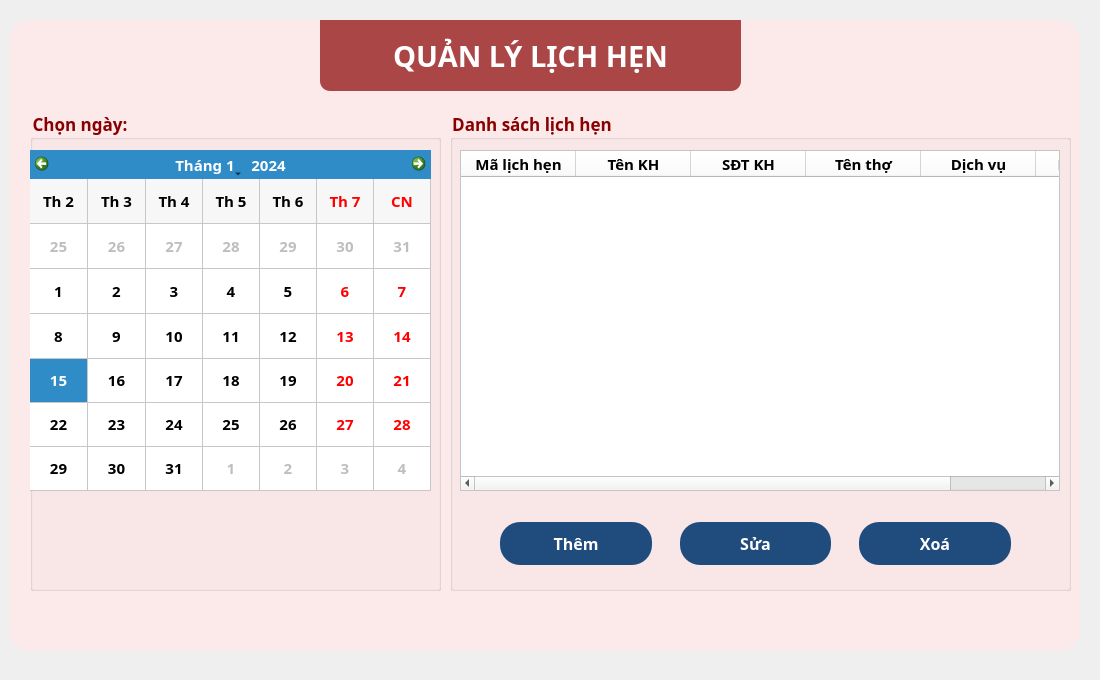
       <widget class="QWidget" name="lich_hen_page">
        <property name="styleSheet">
         <string notr="true">QPushButton{
	padding: 10 0 10 0;
	border-radius: 20;
	color: rgb(255, 255, 255);
	background-color: rgb(31, 76, 124);
}
QPushButton:hover{
	background-color: rgb(46, 123, 175);
}
QPushButton:pressed{
	background-color: rgb(10, 158, 69);
}</string>
        </property>
        <widget class="QLabel" name="label_51">
         <property name="geometry">
          <rect>
           <x>320</x>
           <y>20</y>
           <width>421</width>
           <height>71</height>
          </rect>
         </property>
         <property name="font">
          <font>
           <family>Noto Sans</family>
           <pointsize>22</pointsize>
           <weight>75</weight>
           <bold>true</bold>
          </font>
         </property>
         <property name="styleSheet">
          <string notr="true">color: rgb(255, 255, 255);
background-color: rgba(136, 0, 0, 70%);
border-radius: 0px;
border-bottom-left-radius: 10px;
border-bottom-right-radius: 10px;</string>
         </property>
         <property name="text">
          <string>QUẢN LÝ LỊCH HẸN</string>
         </property>
         <property name="alignment">
          <set>Qt::AlignCenter</set>
         </property>
        </widget>
        <widget class="QWidget" name="widget_19" native="true">
         <property name="geometry">
          <rect>
           <x>9</x>
           <y>20</y>
           <width>1071</width>
           <height>631</height>
          </rect>
         </property>
         <property name="styleSheet">
          <string notr="true">background-color: rgba(255, 233, 234, 83%);
border-radius: 20px;</string>
         </property>
        </widget>
        <widget class="QWidget" name="widget_20" native="true">
         <property name="geometry">
          <rect>
           <x>0</x>
           <y>0</y>
           <width>1091</width>
           <height>671</height>
          </rect>
         </property>
         <property name="styleSheet">
          <string notr="true">border-image: url(:/img/Barbershop/background.png);</string>
         </property>
        </widget>
        <widget class="QGroupBox" name="groupBox_14">
         <property name="geometry">
          <rect>
           <x>30</x>
           <y>110</y>
           <width>411</width>
           <height>481</height>
          </rect>
         </property>
         <property name="font">
          <font>
           <family>Noto Sans</family>
           <pointsize>13</pointsize>
           <weight>75</weight>
           <bold>true</bold>
          </font>
         </property>
         <property name="styleSheet">
          <string notr="true">QGroupBox{
	color: rgb(136, 0, 0);
}
QLabel{
	color: rgb(31, 76, 124);
}</string>
         </property>
         <property name="title">
          <string>Chọn ngày:</string>
         </property>
         <widget class="QCalendarWidget" name="calendarWidget">
          <property name="geometry">
           <rect>
            <x>0</x>
            <y>40</y>
            <width>401</width>
            <height>341</height>
           </rect>
          </property>
          <property name="font">
           <font>
            <family>Noto Sans</family>
            <pointsize>11</pointsize>
            <weight>75</weight>
            <bold>true</bold>
           </font>
          </property>
          <property name="locale">
           <locale language="Vietnamese" country="Vietnam"/>
          </property>
          <property name="firstDayOfWeek">
           <enum>Qt::Monday</enum>
          </property>
          <property name="gridVisible">
           <bool>true</bool>
          </property>
          <property name="selectionMode">
           <enum>QCalendarWidget::SingleSelection</enum>
          </property>
          <property name="verticalHeaderFormat">
           <enum>QCalendarWidget::NoVerticalHeader</enum>
          </property>
          <property name="navigationBarVisible">
           <bool>true</bool>
          </property>
          <property name="dateEditEnabled">
           <bool>true</bool>
          </property>
         </widget>
        </widget>
        <widget class="QGroupBox" name="groupBox_15">
         <property name="geometry">
          <rect>
           <x>450</x>
           <y>110</y>
           <width>621</width>
           <height>481</height>
          </rect>
         </property>
         <property name="font">
          <font>
           <family>Noto Sans</family>
           <pointsize>13</pointsize>
           <weight>75</weight>
           <bold>true</bold>
          </font>
         </property>
         <property name="styleSheet">
          <string notr="true">QGroupBox{
	color: rgb(136, 0, 0);
}
QLabel{
	color: rgb(31, 76, 124);
}</string>
         </property>
         <property name="title">
          <string>Danh sách lịch hẹn</string>
         </property>
         <widget class="QTableWidget" name="ds_lich_hen_tb">
          <property name="geometry">
           <rect>
            <x>10</x>
            <y>40</y>
            <width>600</width>
            <height>341</height>
           </rect>
          </property>
          <property name="maximumSize">
           <size>
            <width>600</width>
            <height>16777215</height>
           </size>
          </property>
          <property name="baseSize">
           <size>
            <width>600</width>
            <height>0</height>
           </size>
          </property>
          <property name="styleSheet">
           <string notr="true">background-color: rgb(255, 255, 255);</string>
          </property>
          <property name="alternatingRowColors">
           <bool>true</bool>
          </property>
          <attribute name="horizontalHeaderDefaultSectionSize">
           <number>115</number>
          </attribute>
          <attribute name="horizontalHeaderHighlightSections">
           <bool>true</bool>
          </attribute>
          <attribute name="horizontalHeaderMinimumSectionSize">
           <number>100</number>
          </attribute>
          <attribute name="verticalHeaderDefaultSectionSize">
           <number>80</number>
          </attribute>
          <attribute name="verticalHeaderMinimumSectionSize">
           <number>80</number>
          </attribute>
          <column>
           <property name="text">
            <string>Mã lịch hẹn</string>
           </property>
           <property name="font">
            <font>
             <family>Noto Sans</family>
             <pointsize>11</pointsize>
             <weight>75</weight>
             <bold>true</bold>
            </font>
           </property>
           <property name="textAlignment">
            <set>AlignCenter</set>
           </property>
           <property name="foreground">
            <brush brushstyle="SolidPattern">
             <color alpha="255">
              <red>0</red>
              <green>0</green>
              <blue>0</blue>
             </color>
            </brush>
           </property>
          </column>
          <column>
           <property name="text">
            <string>Tên KH</string>
           </property>
           <property name="font">
            <font>
             <family>Noto Sans</family>
             <pointsize>11</pointsize>
             <weight>75</weight>
             <italic>false</italic>
             <bold>true</bold>
            </font>
           </property>
           <property name="textAlignment">
            <set>AlignCenter</set>
           </property>
          </column>
          <column>
           <property name="text">
            <string>SĐT KH</string>
           </property>
           <property name="font">
            <font>
             <family>Noto Sans</family>
             <pointsize>11</pointsize>
             <weight>75</weight>
             <italic>false</italic>
             <bold>true</bold>
            </font>
           </property>
           <property name="textAlignment">
            <set>AlignCenter</set>
           </property>
          </column>
          <column>
           <property name="text">
            <string>Tên thợ</string>
           </property>
           <property name="font">
            <font>
             <family>Noto Sans</family>
             <pointsize>11</pointsize>
             <weight>75</weight>
             <bold>true</bold>
            </font>
           </property>
           <property name="textAlignment">
            <set>AlignCenter</set>
           </property>
          </column>
          <column>
           <property name="text">
            <string>Dịch vụ</string>
           </property>
           <property name="font">
            <font>
             <family>Noto Sans</family>
             <pointsize>11</pointsize>
             <weight>75</weight>
             <bold>true</bold>
            </font>
           </property>
           <property name="textAlignment">
            <set>AlignCenter</set>
           </property>
          </column>
          <column>
           <property name="text">
            <string>Ngày hẹn</string>
           </property>
           <property name="font">
            <font>
             <family>Noto Sans</family>
             <pointsize>11</pointsize>
             <weight>75</weight>
             <bold>true</bold>
            </font>
           </property>
           <property name="textAlignment">
            <set>AlignCenter</set>
           </property>
          </column>
         </widget>
         <widget class="QWidget" name="layoutWidget_13">
          <property name="geometry">
           <rect>
            <x>40</x>
            <y>400</y>
            <width>531</width>
            <height>67</height>
           </rect>
          </property>
          <layout class="QHBoxLayout" name="horizontalLayout_9">
           <property name="spacing">
            <number>28</number>
           </property>
           <property name="leftMargin">
            <number>10</number>
           </property>
           <property name="topMargin">
            <number>10</number>
           </property>
           <property name="rightMargin">
            <number>10</number>
           </property>
           <property name="bottomMargin">
            <number>10</number>
           </property>
           <item>
            <widget class="QPushButton" name="them_lich_btn">
             <property name="minimumSize">
              <size>
               <width>0</width>
               <height>0</height>
              </size>
             </property>
             <property name="font">
              <font>
               <family>Noto Sans</family>
               <pointsize>12</pointsize>
               <weight>75</weight>
               <bold>true</bold>
              </font>
             </property>
             <property name="styleSheet">
              <string notr="true"/>
             </property>
             <property name="text">
              <string>Thêm</string>
             </property>
            </widget>
           </item>
           <item>
            <widget class="QPushButton" name="sua_lich_btn">
             <property name="minimumSize">
              <size>
               <width>0</width>
               <height>0</height>
              </size>
             </property>
             <property name="font">
              <font>
               <family>Noto Sans</family>
               <pointsize>12</pointsize>
               <weight>75</weight>
               <bold>true</bold>
              </font>
             </property>
             <property name="styleSheet">
              <string notr="true"/>
             </property>
             <property name="text">
              <string>Sửa</string>
             </property>
            </widget>
           </item>
           <item>
            <widget class="QPushButton" name="xoa_lich_btn">
             <property name="minimumSize">
              <size>
               <width>0</width>
               <height>0</height>
              </size>
             </property>
             <property name="font">
              <font>
               <family>Noto Sans</family>
               <pointsize>12</pointsize>
               <weight>75</weight>
               <bold>true</bold>
              </font>
             </property>
             <property name="styleSheet">
              <string notr="true"/>
             </property>
             <property name="text">
              <string>Xoá</string>
             </property>
            </widget>
           </item>
          </layout>
         </widget>
        </widget>
        <zorder>widget_20</zorder>
        <zorder>widget_19</zorder>
        <zorder>label_51</zorder>
        <zorder>groupBox_14</zorder>
        <zorder>groupBox_15</zorder>
       </widget>
